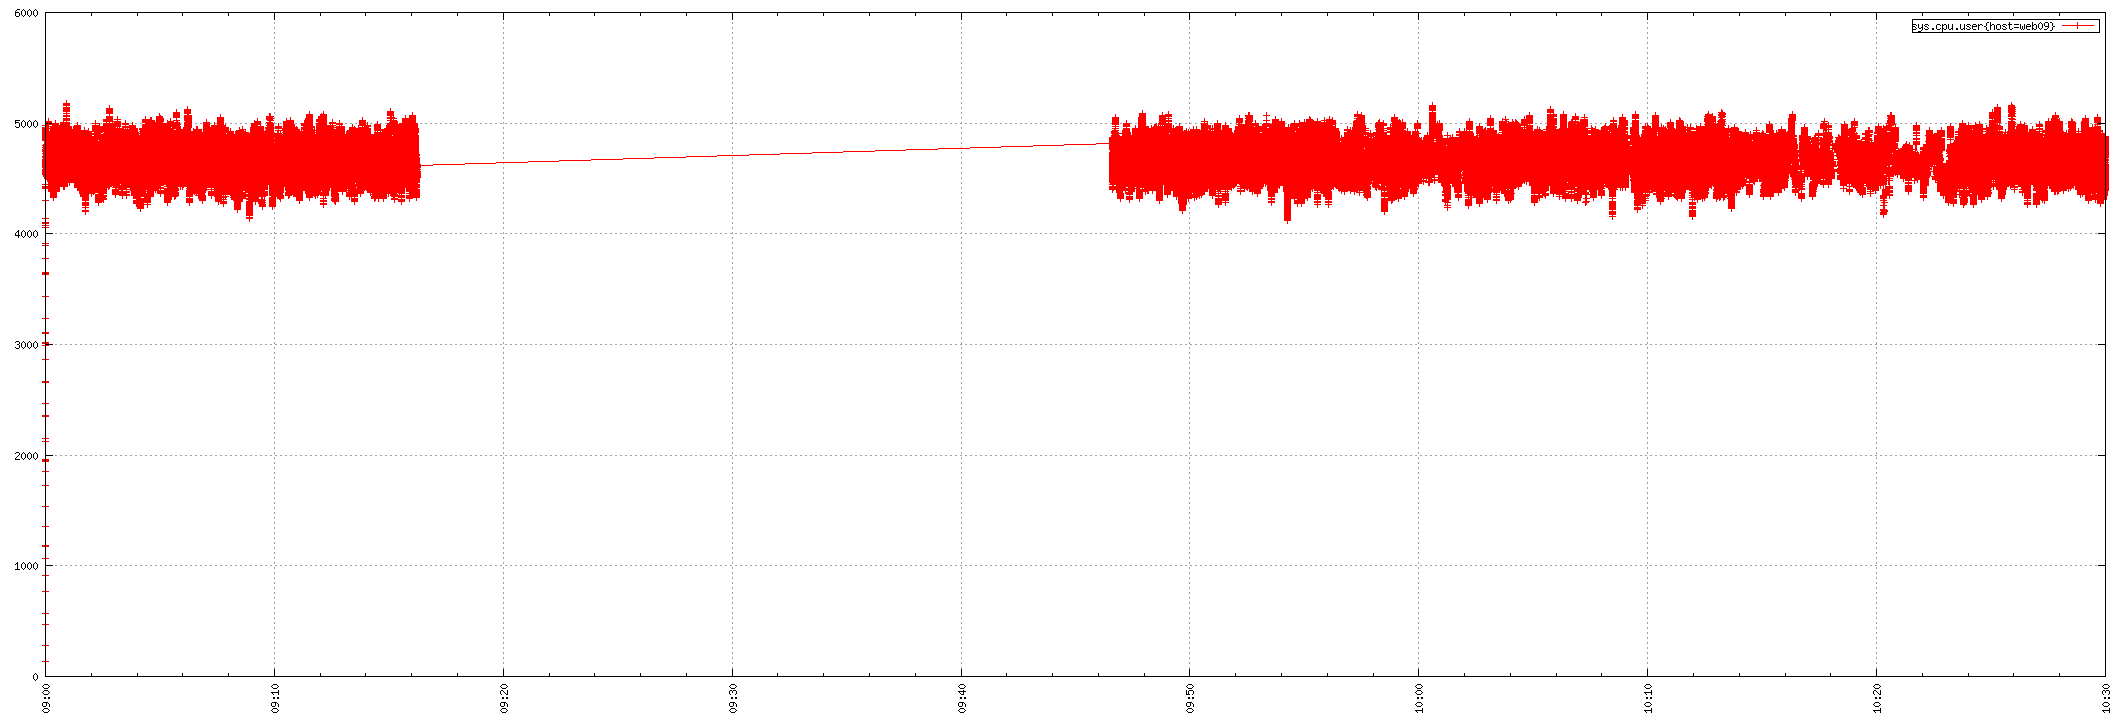

Write the gnuplot code that produced this figure.
set term png small size 2124,720
set xdata time
set timefmt "%s"
if (GPVAL_VERSION < 4.6) set xtics rotate; else set xtics rotate right
set output "${TMPDIR-'tmp'}/tsd/4d3c0d88.png"
set xrange ["1673773200":"1673778600"]
set format x "%H:%M"
set grid
set style data linespoint
set key right box
set yrange [0:]
plot  "${TMPDIR-'tmp'}/tsd/4d3c0d88_0.dat" using 1:2 title "sys.cpu.user{host=web09}"
